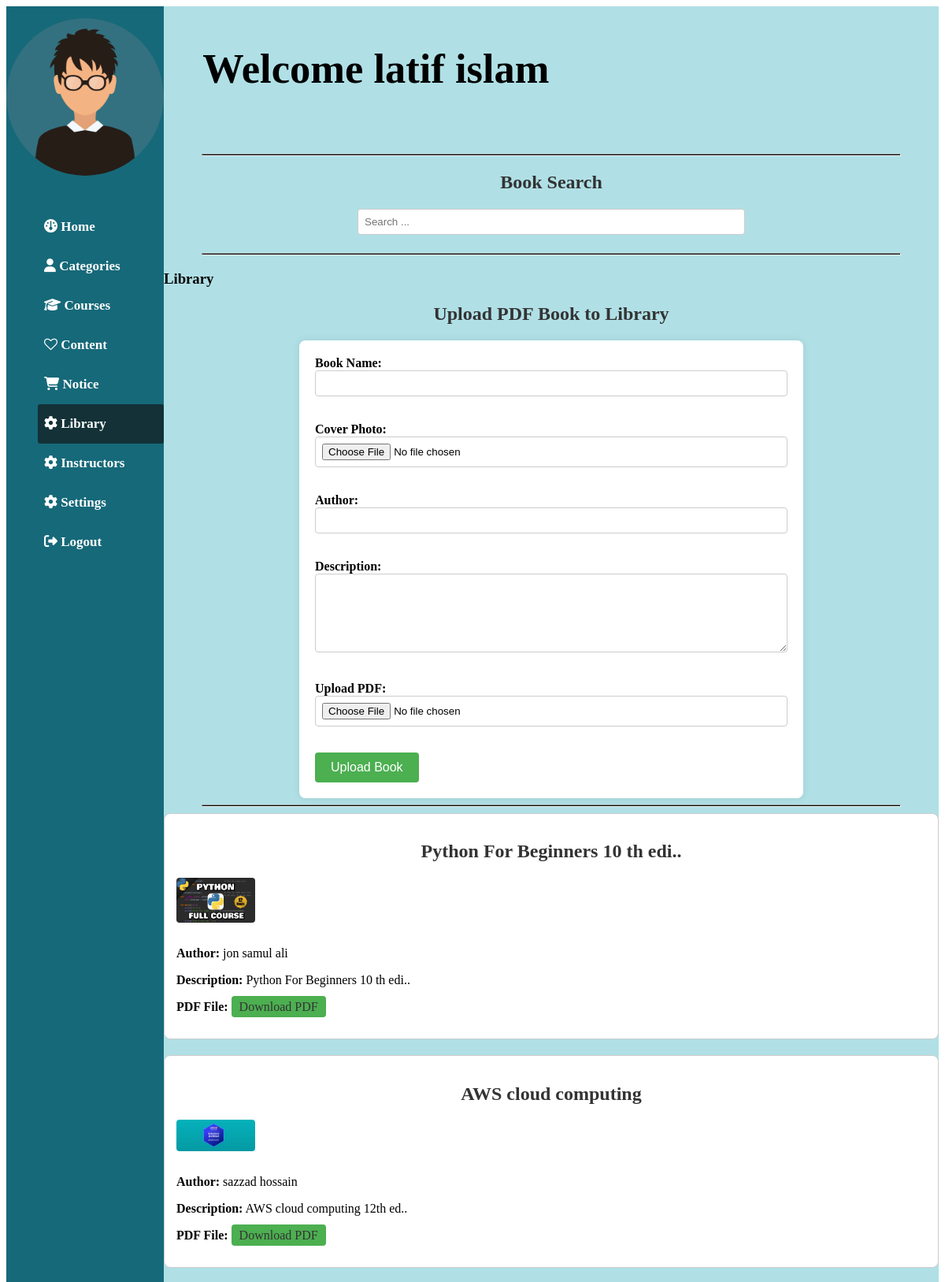
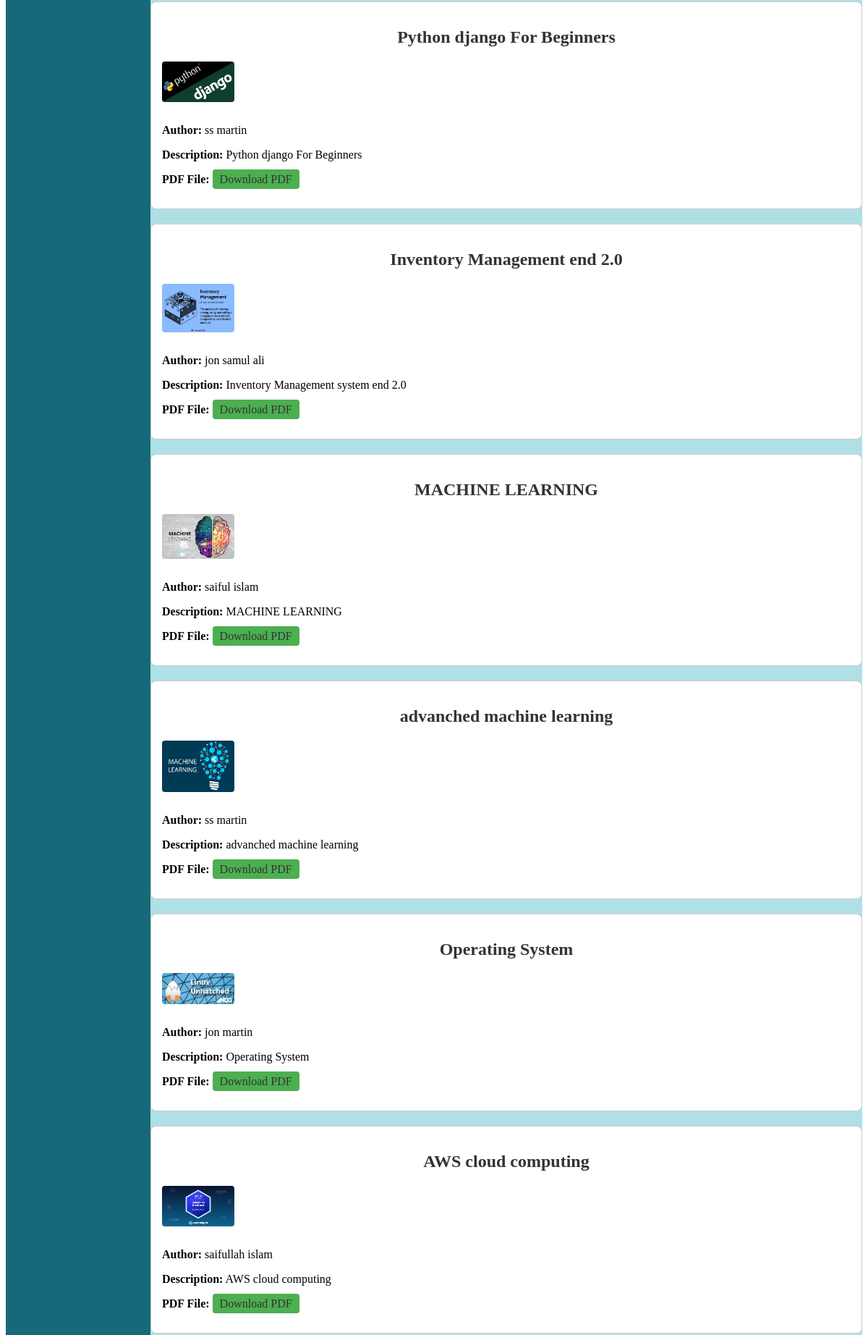
The page /html_file/admin/admin_Library.php (signed in, upper part) on the database its author committed (2 pictures, top to bottom).
### tables this page shows
CREATE TABLE `library` (
  `id` int(11) NOT NULL,
  `book_name` varchar(255) DEFAULT NULL,
  `cover_photo` varchar(255) DEFAULT NULL,
  `author` varchar(100) DEFAULT NULL,
  `description` text DEFAULT NULL,
  `upload_pdf` varchar(255) DEFAULT NULL
);

### html_file/admin/admin_Library.php (the view, shortened to what this page needs)
<!DOCTYPE html>
<html lang="en">
<head>
    <link rel="stylesheet" href="https://cdnjs.cloudflare.com/ajax/libs/font-awesome/6.4.2/css/all.min.css">
    <link rel="stylesheet" href="https://cdnjs.cloudflare.com/ajax/libs/font-awesome/4.7.0/css/font-awesome.min.css">
    <link rel="stylesheet" href="../../css_file/student_css/style_for_student_dashboard.css">
</head>
<body>
        <section class="page">
            <div class="sec1">
                <div class="left">
                    <div class="up">
                        <img class="img" src="../../images/829459_man_512x512.png" alt="Image loading failed" style="width:200px;height:200px; border-radius: 50%;" >
                    </div>
                    <div class="down">
                        <ul>
                            <li><a href="admin_dashboard.php"><i class="fa-solid fa-gauge"></i> Home</a></li>
                            <li><a href="admin_Categories.php"><i class="fa-solid fa-user"></i>  Categories</a></li>
                            <li><a href="admin_Courses.php"><i class="fa-solid fa-graduation-cap"></i> Courses</a></li>
                            <li><a href="admin_Content.php"><i class="fa fa-heart-o"></i> Content</a></li>
                            <li><a href="admin_Blog.php"><i class="fa-solid fa-cart-shopping"></i> Notice </a></li>
                            <li  class="active"><a href="admin_Library.php"><i class="fa-solid fa-gear"></i> Library</a></li>
                            <li><a href="admin_Instructors.php"><i class="fa-solid fa-gear"></i> Instructors</a></li>
                            <li><a href="admin_settings.php"><i class="fa-solid fa-gear"></i> Settings</a></li>
                            <li><a href="logout.php"><i class="fa-solid fa-right-from-bracket"></i> Logout </a> </li>
                        </ul>
                    </div>
                </div>
                <div class="right">
                    <div class="name">
                        <h1>Welcome <?php echo $_SESSION['user_name'] ?>  </h1>
                    </div>
                    <hr>
                    <div class="container" style="max-width: 50%;">
                        <div class="text-center mt-5 mb-4">
                            <h2>Book Search</h2>
                        </div>
                        <input type="text" class="form-control" id="live_search" autocomplete="off" placeholder="Search ... ">
                    </div>
                    <hr>
                    <section id="page-title">
                        <h3>Library</h3>
                        <h2>Upload PDF Book to Library</h2>
                          <form action="admin_Library.php" method="post" enctype="multipart/form-data">
                            <label for="bookName">Book Name:</label><br>
                            <input type="text" id="bookName" name="bookName"><br><br>
                            <label for="coverPhoto">Cover Photo:</label><br>
                            <input type="file" id="coverPhoto" name="coverPhoto"><br><br>
                            <label for="author">Author:</label><br>
                            <input type="text" id="author" name="author"><br><br>
                            <label for="description">Description:</label><br>
                            <textarea id="description" name="description" rows="4" cols="50"></textarea><br><br>
                            <label for="pdfFile">Upload PDF:</label><br>
                            <input type="file" id="pdfFile" name="pdfFile"><br><br>
                            <input type="submit" value="Upload Book">
                          </form>
<hr>
    <?php
        $servername = "localhost";
        $username = "root";
        $password = "";
        $dbname = "e_learning";
        $conn = new mysqli($servername, $username, $password, $dbname);
        $sql = "SELECT * FROM library";
        $result = $conn->query($sql);
        if ($result->num_rows > 0) {
            while ($row = $result->fetch_assoc()) {
                echo "<div class='book-container'>";
                echo "<h2>" . $row["book_name"] . "</h2>";
                echo "<img src='" . $row["cover_photo"] . "' alt='Cover Photo'>";
                echo "<p><strong>Author:</strong> " . $row["author"] . "</p>";
                echo "<p><strong>Description:</strong> " . $row["description"] . "</p>";
                echo "<p><strong>PDF File:</strong> <a href='" . $row["upload_pdf"] . "' target='_blank'>Download PDF</a></p>";
                echo "</div>";
            }
        } else {
            echo "<p>No books found.</p>";
        }
    ?>
                    </section>
                </div>
            </div>
        </section>
</body>
</html>

### css_file/student_css/style_for_student_dashboard.css (style rules this page uses)
section.page .sec1 { display: grid; grid-template-columns: 0.18fr 1.1fr; grid-gap: 0rem; }
section.page .sec1 .left { background-color: #166979; }
section.page .sec1 .right { background-color: powderblue; }
section.page .sec1 .left .up { position: relative; text-align: center; margin-top: 15px; }
section.page { display: grid; background-color: rgb(255, 255, 255); grid-gap: 1rem; }
.page .sec1 .left .down { display: flex; flex-direction: column; justify-content: space-evenly; gap: 0.5em; padding-top: 10%; }
hr { width:90%; text-align: left; margin-left:10; background-color: black; height: 1px; }
.active, .page .sec1 .left .down ul li:hover { background-color: #133137; border-radius: 3px; }
.page .sec1 .left .down ul { list-style: none; color: #fff; display: flex; flex-direction: column; justify-content: space-evenly; }
.page .sec1 .left .down ul li { width: 100%; text-align: left; padding-top: 15px; padding-bottom: 15px; }
.page .sec1 .left .down ul li a { text-decoration: none; font-weight: bold; color: #ffffff; width: 100%; margin-left: 5%; font-size: 17px; }
.page .sec1 .left { text-align: center; }
.page .sec1 .right .name { height: 130px; margin-top: 5%; margin-left: 5%; font-size: 35px; }

### html_file/admin/admin_Library.php (style rules this page uses)
h2 { text-align: center; color: #333; }
form { max-width: 600px; margin: 0 auto; background-color: #fff; padding: 20px; border-radius: 8px; box-shadow: 0 0 10px rgba(0, 0, 0, 0.1); }
label { font-weight: bold; }
input[type="text"], input[type="file"], textarea { width: 100%; padding: 8px; margin-bottom: 15px; border-radius: 4px; border: 1px solid #ccc; box-sizing: border-box; }
textarea { resize: vertical; height: 100px; }
input[type="submit"] { background-color: #4caf50; color: white; padding: 10px 20px; border: none; border-radius: 4px; cursor: pointer; font-size: 16px; }
.book-container { border: 1px solid #ccc; border-radius: 8px; padding: 15px; margin-bottom: 20px; background-color: #fff; }
.book-container img { max-width: 100px; height: auto; border-radius: 4px; margin-bottom: 10px; }
.book-container a { text-decoration: none; color: #333; padding: 5px 10px; background-color: #4caf50; border-radius: 4px; }
.container { width: 80%; margin: 0 auto; text-align: center; }

### rows shown on the page
library: book_name "Python For Beginners 10 th edi..", cover_photo (placeholder picture), author "jon samul ali", description "Python For Beginners 10 th edi.."
library: book_name "AWS cloud computing", cover_photo (picture), author "sazzad hossain", description "AWS cloud computing 12th ed.."
library: book_name "Python django For Beginners", cover_photo (picture), author "ss martin", description "Python django For Beginners"
library: book_name "Inventory Management end 2.0", cover_photo (picture), author "jon samul ali", description "Inventory Management system end 2.0"
library: book_name "MACHINE LEARNING", cover_photo (picture), author "saiful islam", description "MACHINE LEARNING"
library: book_name "advanched machine learning", cover_photo (picture), author "ss martin", description "advanched machine learning"
library: book_name "Operating System", cover_photo (picture), author "jon martin", description "Operating System"
library: book_name "AWS cloud computing", cover_photo (picture), author "saifullah islam", description "AWS cloud computing"

### other values the page prints
$_SESSION['user_name'] "latif islam"
